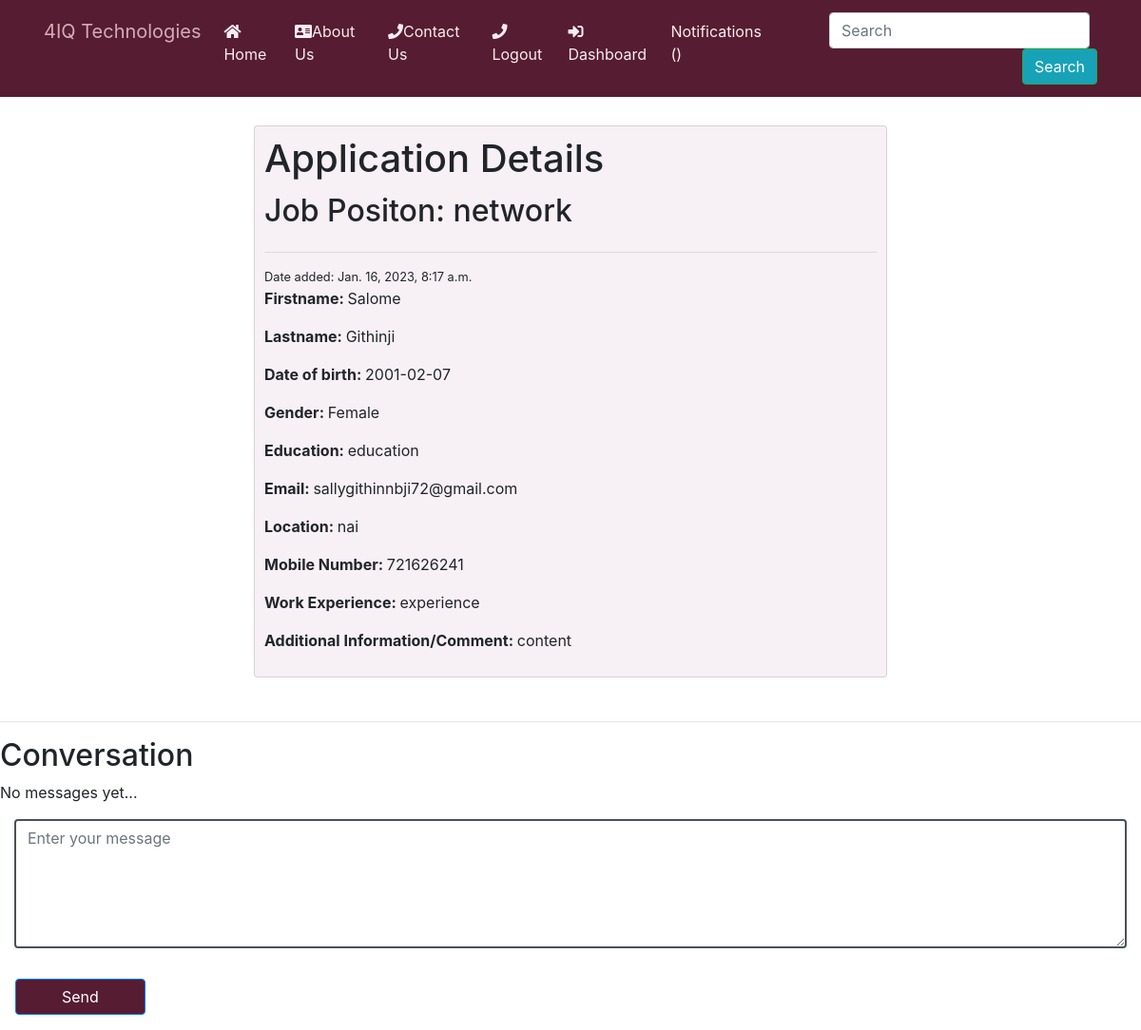
Page /users/view_application/2/ (signed in) on the earlier database version.
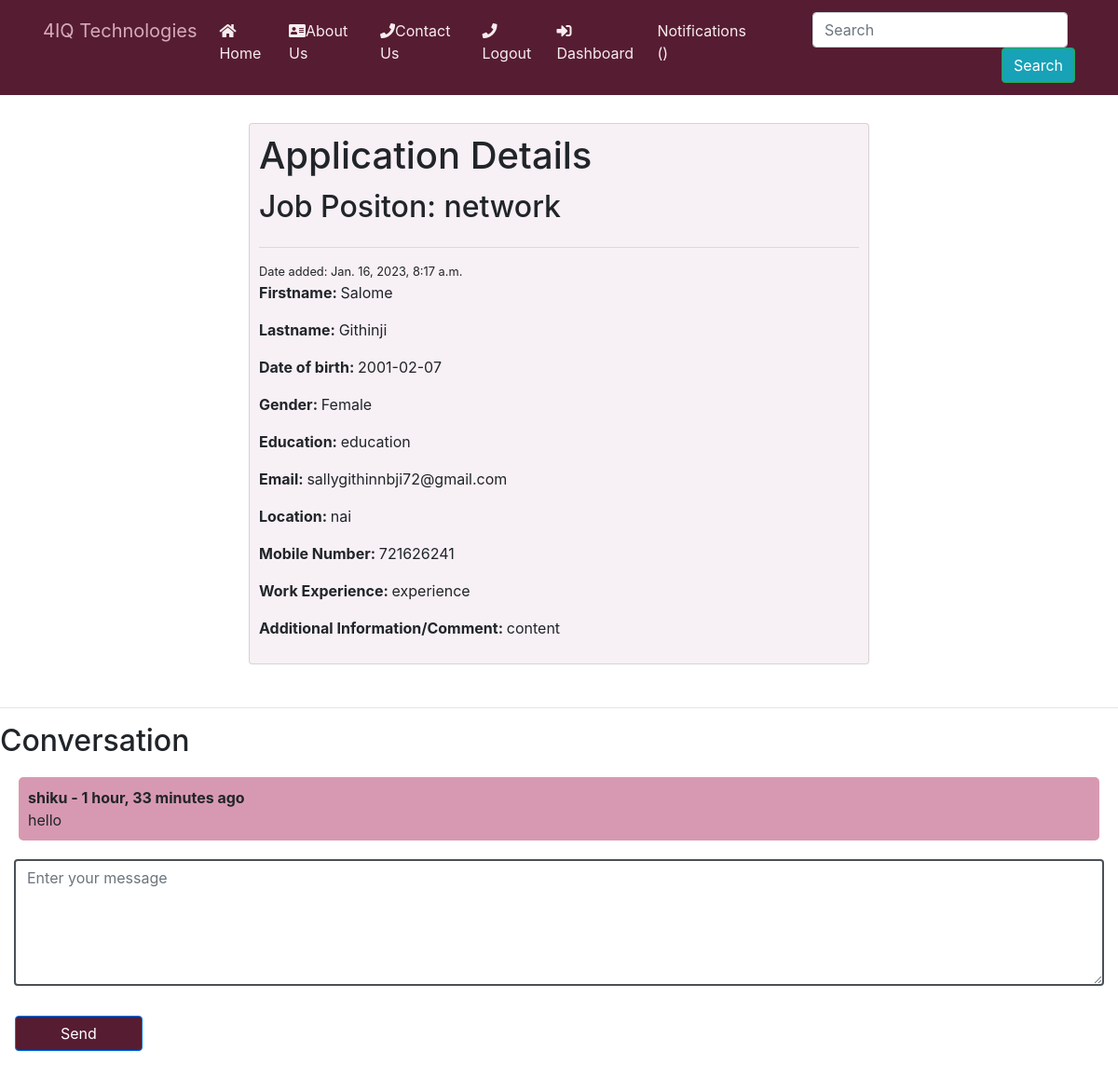
Same page on the later database version.
### users/models.py (models this page shows)
class ConversationMessage(models.Model):
    application = models.ForeignKey(Application, related_name="conversationmessages",on_delete=models.CASCADE)
    content = models.TextField(null=True)
    created_by = models.ForeignKey(User, related_name="conversationmessages",on_delete=models.CASCADE)
    created_at = models.DateTimeField(auto_now_add=True)
    class Meta:
        ordering = ['-created_at']

### users/views.py (the view)
# urls.py: path("view_application/<int:application_id>/", views.view_application , name="view_application"),
@login_required
def view_application(request, application_id):
   if request.user.userprofile.is_employer:
      application = get_object_or_404(Application  , pk=application_id, job__created_by=request.user)
   else:
      application = get_object_or_404(Application  , pk=application_id, created_by=request.user)
   if request.method == "POST":
      content = request.POST.get('content')
      if content:
         conversationmessage = ConversationMessage.objects.create(application = application, content=content, created_by=request.user )
         return redirect("users:view_application",application_id=application_id)
   return render ( request,'view_application.html' ,{'application': application})

### notification/context_processors.py (called while the page is built)
def notifications(request):
    if request.user.is_authenticated:
        return {"notificactions": request.user.notifications.filter(is_read = False)}
    else:
        return{"notifications":[]}

### users/templates/view_application.html (shortened to what this page needs)
{% include 'header.html' %} {% block content %}
<div class="container" style="display: flex; flex-direction: column; justify-content: space-between; align-items: center">
  <div
    style="margin: 30px; padding: 10px; background-color: #f7f0f5; width: 60%; "
    class="card"
  >
      <h1 class="title card-title">Application Details</h1>
      <h2 class="title">Job Positon: {{ application.job.title }}</h2>
      <hr>
      <small> Date added: {{application.created_at}}</small>
      <p><strong> Firstname: </strong>{{application.first_name}}</p>
    <p><strong> Lastname: </strong>{{application.last_name}}</p>
    <p><strong> Date of birth: </strong>{{application.date_of_birth}}</p>
    <p><strong> Gender: </strong>{{application.gender}}</p>
    <p><strong> Education: </strong>{{application.education}}</p>
    <p><strong> Email: </strong>{{application.email}}</p>
    <p><strong> Location: </strong>{{application.location}}</p>
    <p><strong> Mobile Number: </strong>{{application.mobile}}</p>
    <p><strong> Work Experience: </strong>{{application.experience}}</p>
    <p>
      <strong> Additional Information/Comment: </strong>{{application.content}}
    </p>
  </div>
</div>
<hr>
<h2 class="subtitle">Conversation</h2>
{% for message in application.conversationmessages.all %}
<div class="notification" style="display: flex; flex-direction:column; background-color:#d799b1; margin:20px;border-radius: 5px; padding:10px;">
  <b >{{ message.created_by.username }} - {{ message.created_at|timesince }} ago</b>
  {{ message.content }}
  <br>
</div>
{% empty %}
<p>No messages yet...</p>
{% endfor %}
<form method="post" action="." >
  <div class="field">
    <div class="col-sm-12">
      <div class="form-group">
      <textarea style="border: 2px solid" placeholder="Enter your message"   type="textarea" name="content" class="form-control" id="id_content"  rows="5"  ></textarea>
  </div>
  </div>
  </div>
    <input
    type="submit"
    value="Send"
    class="m-3  px-5 btn btn-primary"
    style="background-color: #561c32"
  />
</form>
{% endblock %}

Differences in the rows shown:
added ConversationMessage: created_by.username "shiku", created_at "1 hour, 33 minutes", content "hello"
Other differences:
text no longer shown: "No messages yet..."
